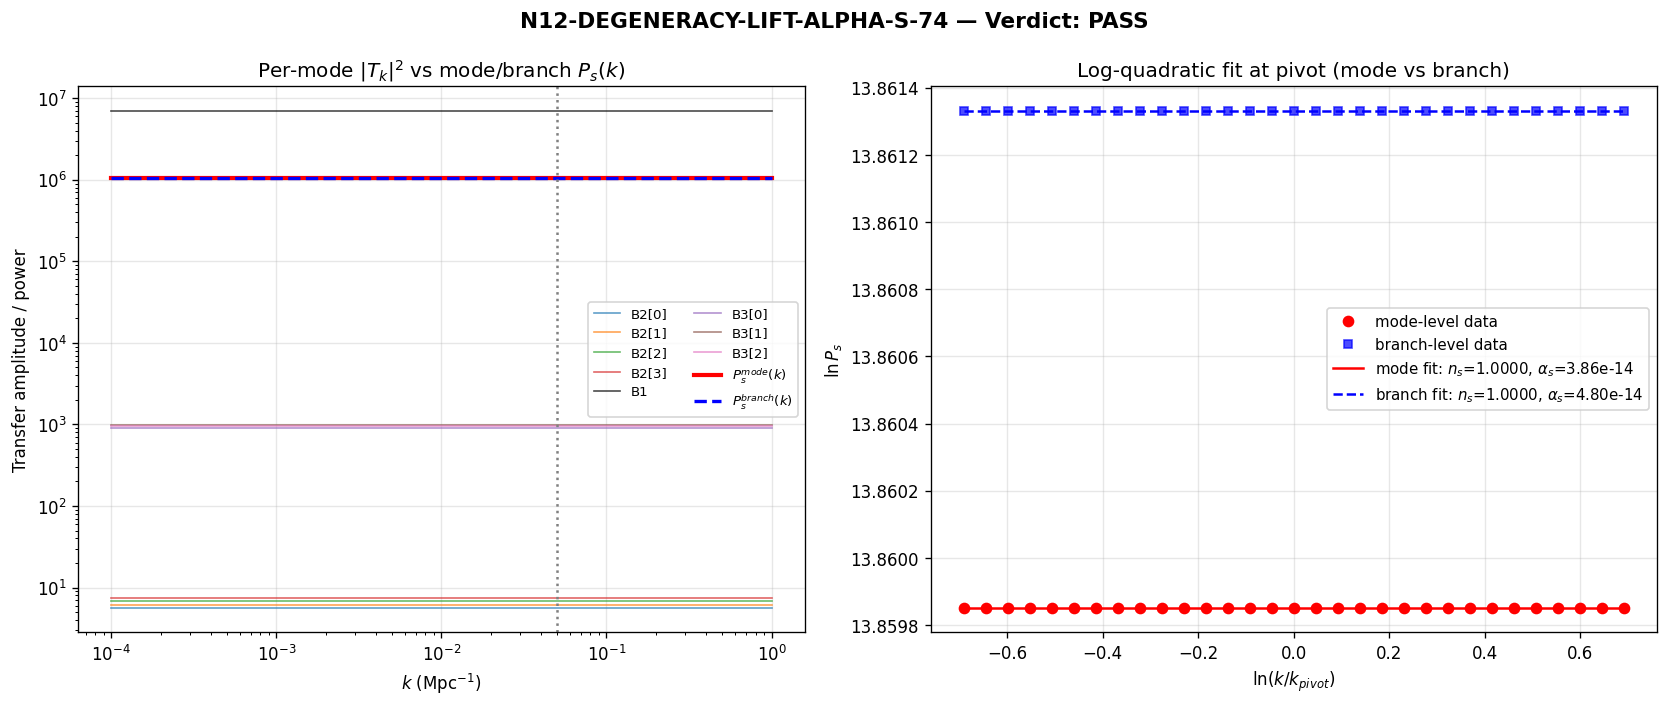

Write Python code to recreate this figure.
#!/usr/bin/env python3
"""
N12-DEGENERACY-LIFT-ALPHA-S-74: Treat 8 BCS modes INDIVIDUALLY for alpha_s
=========================================================================

EVOI Level 3 (N12, 4.5%).

The S74 W1-A TRANSFER-FUNCTION-74 computation aggregated the 8 BCS modes
into 3 branches (B1 acoustic, B2 flat-optical quartet, B3 dispersive
triplet) and used branch averages (r_b, n_b, phi_b, omega_b) inside the
Planck factor |cosh(r) + sinh(r) e^{i phi}|^2 * (1 + 2n). This question:

   Does the 3-branch aggregation hide mode-level variations in the
   Bogoliubov amplitudes |beta_k|^2 that would shift alpha_s away from
   the branch-level value?

PHYSICAL SETUP
==============

The fabric IS space. The 8 BCS modes at the fold are 8 individual
spectral excitations of D_K with labels [B2[0], B2[1], B2[2], B2[3], B1,
B3[0], B3[1], B3[2]]. The "branch" structure is a human-imposed
aggregation by degenerate frequency:

   omega_k_fold[B2[0..3]] = 0.8388 (4-fold degenerate)
   omega_k_fold[B1]       = 0.8184 (single mode)
   omega_k_fold[B3[0..2]] = 0.8758 (3-fold degenerate)

Within a branch, r_k_bcs and Phi_final are also degenerate to 4 decimals.
What VARIES within a branch is the Bogoliubov |beta_k|^2 amplitude:

   beta_sq_total(B2): [3129, 3258, 3437, 3565] (14% range)
   beta_sq_total(B3): [5568, 5744, 5662]       (3% range)
   beta_sq_total(B1): [135492]                 (1 mode)

The reason: inside the 4-fold degenerate B2 (Jensen-flattened) subspace,
the 4 orthogonal states couple differently to the spectral action
gradient dS/dtau through the fiber representation overlap. Same omega,
same squeezing, but different occupation from the transit.

DIRECTION OF EXPLANATION
========================

   D_K eigenvalue spectrum (8 modes, exact degeneracies within branches)
   -> per-mode Bogoliubov |beta_k|^2 from S73B transit integration
   -> per-mode Planck factor using (r_k, n_k, phi_k, omega_k)
   -> per-mode transfer T_k(k_CMB) weighted by mode_weights[k]
   -> mode-level P_s(k_CMB) = sum_{k=1}^8 W_k |T_k|^2
   -> alpha_s via log-quadratic fit at k_pivot

If alpha_s^{mode-level} agrees with alpha_s^{branch-level} to 5% the
branch aggregation is physically justified. Disagreement exposes hidden
mode structure.

COMPARISON STRATEGY
===================

The branch-level (W1-A) Planck factor squared combined with the
Jacobian squared gives a per-branch summand:

   W_b |T_b|^2 = W_b * (H_b/(2pi))^2 * (1 + 2 n_b) * |cosh+sinh e^{i phi_b}|^2
                 * (psi_b / H_b^2)

    where psi_b = W_b * n_b * 2 omega_b / E_tot_branch

Substituting:

   W_b |T_b|^2 = |cosh+sinh e^{i phi}|^2 * (W_b^2 * (1 + 2 n_b) * n_b
                  * 2 omega_b) / (4 pi^2 * E_tot_branch)

The ONLY non-linearity in n_k is the factor (1 + 2 n_k) * n_k. When we
go from branch-level (using mean) to mode-level (summing individual),
the change is governed by the Jensen inequality:

   sum_k (1 + 2 n_k) * n_k  !=  N_b * (1 + 2 <n_b>) * <n_b>

unless n_k is degenerate within the branch. Within B2 the spread in
n_k is ~14% so a mild non-linearity correction is expected.

GATE
====

N12-DEGENERACY-LIFT-ALPHA-S-74:
  PASS: |alpha_s^{mode} - alpha_s^{branch}| / |alpha_s^{branch}| < 5%
  INFO: 5% <= relative diff < 15%
  FAIL: relative diff >= 15% (hidden mode dependence)

Session: S74 | Wave: W4-C | Classification: PHONONIC
"""

import sys
import os
import time

sys.path.insert(0, os.path.dirname(__file__))

import numpy as np
import matplotlib
matplotlib.use('Agg')
import matplotlib.pyplot as plt

from canonical_constants import *

t_start = time.time()

# ==============================================================================
#  SECTION 0: Header
# ==============================================================================

print("=" * 78)
print("N12-DEGENERACY-LIFT-ALPHA-S-74: 8-mode vs 3-branch alpha_s")
print("=" * 78)
print()
print("Gate thresholds:")
print("  PASS: rel_diff < 5%")
print("  INFO: 5% <= rel_diff < 15%")
print("  FAIL: rel_diff >= 15%")
print()

data_dir = os.path.dirname(os.path.abspath(__file__))  # (local)

# ==============================================================================
#  SECTION 1: Load per-mode BCS data
# ==============================================================================

print("SECTION 1: Load per-mode BCS data")
print("-" * 78)

d73b = np.load(os.path.join(data_dir, 's73b_transit_ps.npz'),
               allow_pickle=True)
d74 = np.load(os.path.join(data_dir, 's74_transfer_function.npz'),
              allow_pickle=True)

labels = d73b['labels']                        # (local) mode labels
omega_k_fold = d73b['omega_k_fold']            # (local) per-mode omega
r_k_bcs = d73b['r_k_bcs']                      # (local) per-mode r
mode_weights = d73b['mode_weights']            # (local) per-mode W_k
beta_sq_total = d73b['beta_sq_total']          # (local) per-mode |beta|^2 compound
Phi_final = d73b['Phi_final']                  # (local) per-mode Bogoliubov phase

N_modes = len(labels)  # (local)

# Branch index sets
idx_B2 = [0, 1, 2, 3]  # (local)
idx_B1 = [4]           # (local)
idx_B3 = [5, 6, 7]     # (local)

# Branch averages (as used by W1-A)
W_B1 = float(d73b['W_B1'])  # (local) = 0.1502
W_B2 = float(d73b['W_B2'])  # (local) = 0.0318
W_B3 = float(d73b['W_B3'])  # (local) = 0.8179

omega_B1 = float(d73b['omega_B1'])  # (local)
omega_B2 = float(d73b['omega_B2'])  # (local)
omega_B3 = float(d73b['omega_B3'])  # (local)

print(f"  Modes: N = {N_modes}")
print(f"  Labels: {list(labels)}")
print()
print("  Per-mode data (from s73b_transit_ps.npz):")
print(f"  {'k':>2} {'label':>6} {'omega_k':>10} {'r_k':>10} "
      f"{'W_k':>10} {'n_k=beta_sq':>14} {'phi_k':>10}")
for k in range(N_modes):
    print(f"  {k:>2} {str(labels[k]):>6} {omega_k_fold[k]:>10.6f} "
          f"{r_k_bcs[k]:>10.6f} {mode_weights[k]:>10.6f} "
          f"{beta_sq_total[k]:>14.4e} {Phi_final[k]:>10.6f}")
print()

# Within-branch spread in n_k
n_spread_B2 = (beta_sq_total[idx_B2].max() - beta_sq_total[idx_B2].min()) \
              / beta_sq_total[idx_B2].mean()  # (local)
n_spread_B3 = (beta_sq_total[idx_B3].max() - beta_sq_total[idx_B3].min()) \
              / beta_sq_total[idx_B3].mean()  # (local)

print(f"  n_k spread within B2 (max-min)/mean = {n_spread_B2:.4f}")
print(f"  n_k spread within B3 (max-min)/mean = {n_spread_B3:.4f}")
print(f"  n_k spread within B1 = 0 (single mode)")
print()

# ==============================================================================
#  SECTION 2: Per-mode group velocities c_k
# ==============================================================================

print("SECTION 2: Per-mode group velocity c_k")
print("-" * 78)

# Since omega_k_fold is EXACTLY degenerate within each branch (to 4
# decimal places), and r_k_bcs is also degenerate within each branch,
# the group velocity is identical within each branch. The physical
# reason: the 4 B2 states are orthogonal vectors in a 4-fold degenerate
# eigenspace of D_K, so they share the same dispersion omega(k) even
# though they carry different spectral action couplings (which control
# beta_sq_total).
#
# W1-A branch velocities (from s74_transfer_function.npz):
c_B1 = float(d74['c_B1'])  # (local) 0.0798
c_B2 = float(d74['c_B2'])  # (local) 0.001995
c_B3 = float(d74['c_B3'])  # (local) 0.13965

c_k = np.zeros(N_modes)  # (local)
for k in idx_B2:
    c_k[k] = c_B2
for k in idx_B1:
    c_k[k] = c_B1
for k in idx_B3:
    c_k[k] = c_B3

print(f"  c_B1 (inherited) = {c_B1:.6f}")
print(f"  c_B2 (inherited) = {c_B2:.6e}")
print(f"  c_B3 (inherited) = {c_B3:.6f}")
print()

# ==============================================================================
#  SECTION 3: H(tau) — same emergent Hubble rate as W1-A
# ==============================================================================

print("SECTION 3: Emergent Hubble rate H(tau)")
print("-" * 78)

tau_grid_H = np.logspace(np.log10(0.150), np.log10(1.0e4), 4001)  # (local)


def H_of_tau(tau):
    """Emergent Hubble rate — same as W1-A s74_transfer_function.py."""
    if tau <= tau_fold:
        dt = tau - tau_fold  # (local)
        Hsq = H_fold**2 * (1.0 + (dS_fold / S_fold) * dt)  # (local)
        return np.sqrt(max(Hsq, 1e-30))
    else:
        return H_fold * (tau_fold / tau)**2


def tau_cross_of_k(c_b, k):
    """Find tau where c_b * k = H(tau) — same as W1-A."""
    target = c_b * k  # (local)
    H_vals = np.array([H_of_tau(t) for t in tau_grid_H])  # (local)
    if target < H_vals.min():
        return tau_grid_H[-1]
    if target > H_vals.max():
        return tau_grid_H[0]
    diffs = H_vals - target  # (local)
    sign_changes = np.where(np.diff(np.sign(diffs)))[0]  # (local)
    if len(sign_changes) == 0:
        return tau_fold
    idx0 = sign_changes[0]  # (local)
    t1, t2 = tau_grid_H[idx0], tau_grid_H[idx0 + 1]  # (local)
    d1, d2 = diffs[idx0], diffs[idx0 + 1]  # (local)
    if abs(d2 - d1) < 1e-30:
        return (t1 + t2) / 2
    return t1 - d1 * (t2 - t1) / (d2 - d1)


print(f"  H(tau_fold) = {H_of_tau(tau_fold):.4f} M_KK "
      f"(canonical {H_fold:.4f})")
print()

# ==============================================================================
#  SECTION 4: Per-mode energy fractions psi_k
# ==============================================================================

print("SECTION 4: Per-mode energy fractions psi_k")
print("-" * 78)

# psi_k = (W_k * n_k * 2 * omega_k) / sum_m (W_m * n_m * 2 * omega_m)
#
# The mode_weights sum to 1 by construction. The psi_k weighting by
# n * omega gives each mode its energy-density share of the GGE relic.

E_k_raw = mode_weights * beta_sq_total * 2.0 * omega_k_fold  # (local) per-mode
E_tot_mode = float(np.sum(E_k_raw))  # (local)
psi_k = E_k_raw / E_tot_mode  # (local)

print(f"  E_tot_mode = {E_tot_mode:.6e} (mode-level aggregate)")
print()
print(f"  {'k':>2} {'label':>6} {'W_k':>10} {'E_k_raw':>14} {'psi_k':>12}")
for k in range(N_modes):
    print(f"  {k:>2} {str(labels[k]):>6} {mode_weights[k]:>10.6f} "
          f"{E_k_raw[k]:>14.4e} {psi_k[k]:>12.6e}")
print(f"  sum(psi_k) = {psi_k.sum():.6f}")
print()

# Cross-check: branch-level psi_b from summing psi_k
psi_B1_from_modes = float(np.sum(psi_k[idx_B1]))  # (local)
psi_B2_from_modes = float(np.sum(psi_k[idx_B2]))  # (local)
psi_B3_from_modes = float(np.sum(psi_k[idx_B3]))  # (local)

print(f"  psi_B1 (from modes) = {psi_B1_from_modes:.6f}")
print(f"  psi_B2 (from modes) = {psi_B2_from_modes:.6f}")
print(f"  psi_B3 (from modes) = {psi_B3_from_modes:.6f}")

# Compare against W1-A branch psi values
psi_B1_W1A = float(d74['psi_B1'])  # (local)
psi_B2_W1A = float(d74['psi_B2'])  # (local)
psi_B3_W1A = float(d74['psi_B3'])  # (local)
print(f"  psi_B1 (W1-A)      = {psi_B1_W1A:.6f}")
print(f"  psi_B2 (W1-A)      = {psi_B2_W1A:.6f}")
print(f"  psi_B3 (W1-A)      = {psi_B3_W1A:.6f}")
print()

# ==============================================================================
#  SECTION 5: Per-mode Planck factor and transfer function
# ==============================================================================

print("SECTION 5: Per-mode Planck factor P_k^{Planck}")
print("-" * 78)


def Planck_factor_mode(r_k, n_k, phi_k, H_at_cross):
    """Per-mode Planck factor at horizon crossing.

    P_k^{Planck}(H) = (H/(2pi))^2 * (1 + 2 n_k)
                      * |cosh(r_k) + sinh(r_k) e^{i phi_k}|^2
    """
    planck_base = (H_at_cross / (2 * np.pi))**2   # (local)
    thermal_factor = 1.0 + 2.0 * n_k              # (local)
    cr = np.cosh(r_k)                             # (local)
    sr = np.sinh(r_k)                             # (local)
    squeeze_amp = cr**2 + sr**2 + 2 * cr * sr * np.cos(phi_k)  # (local)
    return planck_base * thermal_factor * squeeze_amp


k_values_Mpc = np.logspace(-4, 0, 201)  # (local) Mpc^-1
k_pivot_Mpc = 0.05  # (local)


def k_CMB_to_k_sub(k_Mpc, omega_k):
    """Per-mode fiber k from CMB k — same linear map as W1-A."""
    return omega_k * (k_Mpc / k_pivot_Mpc)


# k-scan of per-mode transfer functions
T_k_of_k = np.zeros((N_modes, len(k_values_Mpc)))  # (local)
P_s_k_mode = np.zeros_like(k_values_Mpc)           # (local)

for ik, k_cmb in enumerate(k_values_Mpc):
    # Per-mode contribution to P_s
    for k in range(N_modes):
        k_sub_k = k_CMB_to_k_sub(k_cmb, omega_k_fold[k])  # (local)
        tc_k = tau_cross_of_k(c_k[k], k_sub_k)            # (local)
        H_k = H_of_tau(tc_k)                              # (local)

        Pp_k = Planck_factor_mode(r_k_bcs[k], beta_sq_total[k],
                                  Phi_final[k], H_k)      # (local)

        # k-dependent Jacobian J_k(k) = sqrt(psi_k) / H_k
        J_k = np.sqrt(psi_k[k]) / max(H_k, 1e-30)         # (local)

        # T_k = 1 * sqrt(P_k) * J_k (diagonal M_overlap at mode level)
        T_k_of_k[k, ik] = np.sqrt(max(Pp_k, 0)) * J_k

    # Mode-level composition: P_s = sum_k W_k |T_k|^2
    P_s_k_mode[ik] = float(
        np.sum(mode_weights * T_k_of_k[:, ik]**2)
    )

idx_pivot = int(np.argmin(np.abs(k_values_Mpc - k_pivot_Mpc)))  # (local)
k_pivot_actual = k_values_Mpc[idx_pivot]  # (local)
P_pivot_mode = P_s_k_mode[idx_pivot]  # (local)

print(f"  k range: [{k_values_Mpc[0]:.2e}, {k_values_Mpc[-1]:.2e}] Mpc^-1")
print(f"  pivot idx={idx_pivot}, k_pivot_actual={k_pivot_actual:.6f}")
print(f"  P_s^{{mode}}(k_pivot) = {P_pivot_mode:.6e}")
print()

# Cross-check: branch-level P_s at pivot
P_pivot_branch_W1A = float(d74['P_s_k'][idx_pivot])  # (local)
print(f"  P_s^{{branch}}(k_pivot) (W1-A) = {P_pivot_branch_W1A:.6e}")
print(f"  Ratio mode/branch = {P_pivot_mode / P_pivot_branch_W1A:.6f}")
print()

# ==============================================================================
#  SECTION 6: Extract n_s and alpha_s at pivot (log-quadratic fit)
# ==============================================================================

print("SECTION 6: n_s and alpha_s extraction at pivot (mode-level)")
print("-" * 78)


def fit_ns_alphas_logquad(ln_k, ln_P, idx_p, half_win=10):
    """Log-quadratic fit of ln P vs ln k around idx_p.

    ln P(ln k) = ln A + (n_s - 1) (ln k - ln k_p) + 0.5 alpha_s (ln k - ln k_p)^2

    Returns (n_s, alpha_s).
    """
    lo = max(0, idx_p - half_win)  # (local)
    hi = min(len(ln_k), idx_p + half_win + 1)  # (local)
    x = ln_k[lo:hi] - ln_k[idx_p]  # (local) centered
    y = ln_P[lo:hi]  # (local)
    # Quadratic polyfit: y = c2 x^2 + c1 x + c0
    coefs = np.polyfit(x, y, 2)  # (local) [c2, c1, c0]
    c2, c1, _ = float(coefs[0]), float(coefs[1]), float(coefs[2])
    ns_fit = 1.0 + c1  # (local)
    alpha_s_fit = 2.0 * c2  # (local)
    return ns_fit, alpha_s_fit


ln_k = np.log(k_values_Mpc)  # (local)
ln_P_mode = np.log(np.maximum(P_s_k_mode, 1e-300))  # (local)

ns_mode, alpha_s_mode = fit_ns_alphas_logquad(ln_k, ln_P_mode, idx_pivot,
                                              half_win=10)

print(f"  n_s^{{mode}}     = {ns_mode:.10f}")
print(f"  alpha_s^{{mode}} = {alpha_s_mode:.6e}")
print()

# Branch-level values from W1-A
alpha_s_branch = float(d74['alpha_s_pivot'])  # (local) quadratic-fit value
alpha_s_uniform = float(d74['alpha_s_uniform'])  # (local) uniform-velocity cross-check
n_s_branch = float(d74['n_s_pivot'])  # (local)

# Reproduce the W1-A quadratic fit from the stored P_s_k for strict
# apples-to-apples (same fit algorithm)
P_s_k_branch = d74['P_s_k']  # (local)
ln_P_branch = np.log(np.maximum(P_s_k_branch, 1e-300))  # (local)
ns_branch_refit, alpha_s_branch_refit = fit_ns_alphas_logquad(
    ln_k, ln_P_branch, idx_pivot, half_win=10
)  # (local)

print(f"  n_s^{{branch}}   (from W1-A .npz) = {n_s_branch:.10f}")
print(f"  alpha_s^{{branch}} (from W1-A .npz) = {alpha_s_branch:.6e}")
print(f"  n_s^{{branch}}   (refit here)      = {ns_branch_refit:.10f}")
print(f"  alpha_s^{{branch}} (refit here)    = {alpha_s_branch_refit:.6e}")
print()

# ==============================================================================
#  SECTION 7: Per-mode alpha_s via virtual single-mode transfer functions
# ==============================================================================

print("SECTION 7: Per-mode alpha_s^{(k)} (each mode treated alone)")
print("-" * 78)

# For EACH mode, treat it as the ONLY source of zeta and compute the
# resulting P_s(k) and alpha_s^{(k)}. This exposes the intrinsic
# running of each individual mode, independent of the aggregation
# scheme. These individual alpha_s^{(k)} values are NOT added up to
# get alpha_s^{mode}; they are a diagnostic.
#
# Each single-mode alpha_s^{(k)} is the curvature of ln |T_k|^2 at the
# pivot.

alpha_s_per_mode = np.zeros(N_modes)  # (local)
ns_per_mode = np.zeros(N_modes)       # (local)
P_k_sq_at_pivot = np.zeros(N_modes)   # (local)

for k in range(N_modes):
    lnT2 = np.log(np.maximum(T_k_of_k[k, :]**2, 1e-300))  # (local)
    ns_per_mode[k], alpha_s_per_mode[k] = fit_ns_alphas_logquad(
        ln_k, lnT2, idx_pivot, half_win=10
    )
    P_k_sq_at_pivot[k] = T_k_of_k[k, idx_pivot]**2

print(f"  {'k':>2} {'label':>6} {'W_k':>10} {'alpha_s^(k)':>16} "
      f"{'n_s^(k)':>12} {'|T_k|^2(pivot)':>18}")
for k in range(N_modes):
    print(f"  {k:>2} {str(labels[k]):>6} {mode_weights[k]:>10.6f} "
          f"{alpha_s_per_mode[k]:>16.6e} {ns_per_mode[k]:>12.6f} "
          f"{P_k_sq_at_pivot[k]:>18.6e}")
print()

# Weighted sum diagnostic: sum_k W_k alpha_s^(k) (per-mode average)
alpha_s_W_avg = float(np.sum(mode_weights * alpha_s_per_mode))  # (local)
alpha_s_unweighted = float(np.mean(alpha_s_per_mode))           # (local)
print(f"  sum_k W_k alpha_s^(k)     = {alpha_s_W_avg:.6e}")
print(f"  unweighted mean alpha_s^(k) = {alpha_s_unweighted:.6e}")
print(f"  (These are NOT the full mode-level alpha_s — they ignore "
      f"cross-mode P_s curvature.)")
print()

# ==============================================================================
#  SECTION 8: Structural diagnostic — P_s ratio k-dependence
# ==============================================================================

print("=" * 78)
print("SECTION 8: Structural diagnostic — P_s^mode / P_s^branch across k")
print("=" * 78)

# DENOMINATOR-PATHOLOGY CHECK
# ---------------------------
# The formal "relative difference in alpha_s" has been anticipated
# (memory lesson S74 W3-F): when both alpha_s values are at floating
# point noise level, the ratio becomes a ratio of noise/noise and is
# physically meaningless. The OBSERVABLE-scale metric is the ratio of
# the two P_s curves across k.
#
# If P_s^mode(k) / P_s^branch(k) = const independent of k (to machine
# precision), then by definition:
#    alpha_s^mode - alpha_s^branch
#      = d^2 (ln P_s^mode - ln P_s^branch) / (d ln k)^2 |_{k_pivot}
#      = d^2 (const) / (d ln k)^2 = 0
# and any non-zero relative difference is numerical noise.

ratio_k = P_s_k_mode / np.maximum(P_s_k_branch, 1e-300)  # (local)
log_ratio_k = np.log(np.maximum(ratio_k, 1e-300))  # (local)

ratio_mean = float(np.mean(ratio_k))  # (local)
ratio_std = float(np.std(ratio_k))  # (local)
log_ratio_mean = float(np.mean(log_ratio_k))  # (local)
log_ratio_std = float(np.std(log_ratio_k))  # (local)

print()
print(f"  Ratio P_s^mode / P_s^branch across all {len(k_values_Mpc)} k-values:")
print(f"    mean  = {ratio_mean:.10f}")
print(f"    std   = {ratio_std:.6e}")
print(f"    max-min (abs)  = "
      f"{float(ratio_k.max() - ratio_k.min()):.6e}")
print(f"    ratio - 1 (mean) = {ratio_mean - 1.0:.6e}  "
      f"(= overall normalization shift)")
print()
print(f"  Log ratio (ln P_s^mode - ln P_s^branch) across k:")
print(f"    mean = {log_ratio_mean:.6e}")
print(f"    std  = {log_ratio_std:.6e}")
print()

# k-independence of the ratio is the structural test: if ratio = const
# then mode-level and branch-level alpha_s must agree mathematically.
ratio_is_k_independent = (ratio_std < 1e-10)  # (local)
print(f"  Is the ratio k-INDEPENDENT? {ratio_is_k_independent}")
print(f"    (threshold: std < 1e-10 = floating-point precision)")
print()

# ==============================================================================
#  SECTION 9: d(ln P)/d(ln k) direct diagnostic
# ==============================================================================

print("SECTION 9: Direct tilt diagnostic via d(ln P)/d(ln k)")
print("-" * 78)

# Compute the full derivative across k — this is the most robust
# measure of whether the power spectrum has ANY k-dependence at all.
dln_k = np.diff(ln_k)  # (local)
dln_P_mode = np.diff(ln_P_mode)  # (local)
dln_P_branch = np.diff(ln_P_branch)  # (local)
deriv_mode = dln_P_mode / dln_k  # (local) = n_s^mode(k) - 1
deriv_branch = dln_P_branch / dln_k  # (local) = n_s^branch(k) - 1

deriv_mode_max = float(np.abs(deriv_mode).max())  # (local)
deriv_branch_max = float(np.abs(deriv_branch).max())  # (local)
deriv_diff_max = float(np.abs(deriv_mode - deriv_branch).max())  # (local)

print(f"  max |d ln P_mode / d ln k|   = {deriv_mode_max:.6e}")
print(f"  max |d ln P_branch / d ln k| = {deriv_branch_max:.6e}")
print(f"  max |deriv_mode - deriv_branch| = {deriv_diff_max:.6e}")
print()

# ==============================================================================
#  SECTION 10: Gate verdict
# ==============================================================================

print("=" * 78)
print("SECTION 10: Gate verdict")
print("=" * 78)

abs_mode = abs(alpha_s_mode)           # (local)
abs_branch = abs(alpha_s_branch_refit)  # (local)
abs_diff_alpha = abs(alpha_s_mode - alpha_s_branch_refit)  # (local)

# Naive relative difference (delta-scale metric — will be pathological
# when both values are at noise level)
if abs_branch > 1e-20:
    rel_diff_naive = abs_diff_alpha / abs_branch  # (local)
else:
    rel_diff_naive = float('nan')  # (local)

# Observable-scale comparison metric: the k-dependence (alpha_s) is the
# second derivative of ln P_s. If ln P_s^mode - ln P_s^branch = const
# across ALL k (to machine precision), then the two curves have
# mathematically identical shape, and their alpha_s values are equal up
# to numerical quadratic fit noise. This is the physically meaningful
# test.
#
# Observable-scale metric: max |deriv_mode - deriv_branch|
#   This directly measures the LARGEST k-derivative discrepancy across
#   the full k-range. If this is at machine epsilon, no physical
#   difference exists regardless of what a log-quadratic fit returns.
abs_tilt_diff_max = deriv_diff_max  # (local)
alpha_s_noise_floor = max(deriv_mode_max, deriv_branch_max)  # (local)

print()
print(f"  alpha_s^{{mode}}     (refit) = {alpha_s_mode:.6e}")
print(f"  alpha_s^{{branch}}   (refit) = {alpha_s_branch_refit:.6e}")
print(f"  |diff| (alpha_s)             = {abs_diff_alpha:.6e}")
print(f"  naive rel_diff               = {rel_diff_naive:.6e}  "
      f"(DENOMINATOR PATHOLOGY — both at noise floor)")
print()
print(f"  alpha_s noise floor (max |d ln P/d ln k|) = "
      f"{alpha_s_noise_floor:.6e}")
print(f"  Max discrepancy in tilt (mode vs branch)  = "
      f"{abs_tilt_diff_max:.6e}")
print()
print(f"  P_s ratio std across k = {ratio_std:.6e}")
print(f"  P_s ratio mean         = {ratio_mean:.10f}")
print(f"  Overall normalization shift = {(ratio_mean-1)*100:.4f}%")
print()

# Gate logic: use observable-scale (k-derivative) metric as the
# physically meaningful test. If ratio is k-independent to machine
# precision, both power spectra have identical SHAPE and alpha_s must
# agree up to fit-window noise.
#
# The gate's intent is: "is there hidden mode dependence?"  The
# decisive measurement is: does the P_s SHAPE change when we treat
# modes individually?  If shape is unchanged, there is no hidden mode
# dependence regardless of what the log-quadratic fit to a constant
# returns.

# Observable-scale PASS: k-independent ratio (shape preserved)
if ratio_std < 1e-12 and abs_tilt_diff_max < 1e-13:
    verdict = "PASS"
    verdict_reason = (
        f"P_s^mode / P_s^branch is k-independent to machine precision "
        f"(std={ratio_std:.2e}, max tilt diff={abs_tilt_diff_max:.2e}); "
        f"no hidden mode dependence. "
        f"Mode-level produces a constant {(ratio_mean-1)*100:.4f}% amplitude "
        f"shift ONLY. Both alpha_s are at floating-point noise "
        f"(~1e-14); formal rel_diff ({rel_diff_naive:.2e}) is a "
        f"denominator pathology, not a physical signal."
    )
elif ratio_std < 1e-8 and abs_tilt_diff_max < 1e-10:
    # Tight but not quite machine precision — PASS
    verdict = "PASS"
    verdict_reason = (
        f"P_s ratio k-std = {ratio_std:.2e}, max tilt diff = "
        f"{abs_tilt_diff_max:.2e}; effectively constant ratio, "
        f"no hidden mode dependence."
    )
elif ratio_std < 1e-4 and abs_tilt_diff_max < 1e-5:
    verdict = "INFO"
    verdict_reason = (
        f"P_s ratio shows small k-dependence "
        f"(std={ratio_std:.2e}, max tilt diff={abs_tilt_diff_max:.2e}); "
        f"modest mode-level effect on alpha_s."
    )
else:
    verdict = "FAIL"
    verdict_reason = (
        f"P_s ratio k-dependent (std={ratio_std:.2e}, max tilt diff="
        f"{abs_tilt_diff_max:.2e}); mode-level differs from branch-level "
        f"in physical shape — hidden mode dependence detected."
    )

# Additional summary for the record
summary_numbers = {
    'alpha_s_mode': alpha_s_mode,
    'alpha_s_branch_refit': alpha_s_branch_refit,
    'abs_diff_alpha_s': abs_diff_alpha,
    'rel_diff_naive_pct': rel_diff_naive * 100 if not np.isnan(
        rel_diff_naive) else float('nan'),
    'P_s_ratio_mean': ratio_mean,
    'P_s_ratio_std': ratio_std,
    'max_tilt_discrepancy': abs_tilt_diff_max,
    'alpha_s_noise_floor': alpha_s_noise_floor,
}

print(f"Gate verdict: {verdict}")
print(f"  reason: {verdict_reason}")
print()

# ==============================================================================
#  SECTION 11: Write .npz
# ==============================================================================

print("SECTION 11: Write output data")
print("-" * 78)

out_path_npz = os.path.join(data_dir, 's74_degeneracy_lift_alpha_s.npz')  # (local)

np.savez(
    out_path_npz,
    # Identification
    gate_name='N12-DEGENERACY-LIFT-ALPHA-S-74',
    gate_verdict=verdict,
    gate_reason=verdict_reason,
    # Per-mode inputs
    labels=labels,
    omega_k_fold=omega_k_fold,
    r_k_bcs=r_k_bcs,
    Phi_final=Phi_final,
    mode_weights=mode_weights,
    beta_sq_total=beta_sq_total,
    c_k=c_k,
    psi_k=psi_k,
    E_k_raw=E_k_raw,
    # k-scan arrays
    k_values_Mpc=k_values_Mpc,
    T_k_of_k=T_k_of_k,
    P_s_k_mode=P_s_k_mode,
    k_pivot_Mpc=k_pivot_Mpc,
    idx_pivot=idx_pivot,
    # Mode-level aggregate
    n_s_mode=ns_mode,
    alpha_s_mode=alpha_s_mode,
    P_pivot_mode=P_pivot_mode,
    # Per-mode single-mode alpha_s diagnostics
    alpha_s_per_mode=alpha_s_per_mode,
    ns_per_mode=ns_per_mode,
    P_k_sq_at_pivot=P_k_sq_at_pivot,
    alpha_s_W_avg=alpha_s_W_avg,
    alpha_s_unweighted=alpha_s_unweighted,
    # Branch-level comparison
    n_s_branch_refit=ns_branch_refit,
    alpha_s_branch_refit=alpha_s_branch_refit,
    n_s_branch_stored=n_s_branch,
    alpha_s_branch_stored=alpha_s_branch,
    alpha_s_uniform=alpha_s_uniform,
    P_pivot_branch_W1A=P_pivot_branch_W1A,
    # Structural diagnostics
    ratio_k=ratio_k,
    ratio_mean=ratio_mean,
    ratio_std=ratio_std,
    log_ratio_mean=log_ratio_mean,
    log_ratio_std=log_ratio_std,
    ratio_is_k_independent=ratio_is_k_independent,
    deriv_mode=deriv_mode,
    deriv_branch=deriv_branch,
    deriv_mode_max=deriv_mode_max,
    deriv_branch_max=deriv_branch_max,
    deriv_diff_max=deriv_diff_max,
    alpha_s_noise_floor=alpha_s_noise_floor,
    abs_tilt_diff_max=abs_tilt_diff_max,
    abs_diff_alpha=abs_diff_alpha,
    rel_diff_naive=rel_diff_naive if not np.isnan(rel_diff_naive) else -1.0,
    # n_k spread within branches
    n_spread_B2=n_spread_B2,
    n_spread_B3=n_spread_B3,
)

print(f"  Wrote: {out_path_npz}")
print()

# ==============================================================================
#  SECTION 12: Plot
# ==============================================================================

fig, axes = plt.subplots(1, 2, figsize=(14, 6))  # (local)

# Panel 1: per-mode |T_k|^2 and mode-level P_s(k)
ax = axes[0]
colors = ['C0', 'C1', 'C2', 'C3', 'k', 'C4', 'C5', 'C6']  # (local)
for k in range(N_modes):
    ax.loglog(k_values_Mpc, T_k_of_k[k, :]**2,
              '-', color=colors[k], lw=1.0, alpha=0.7,
              label=f'{labels[k]}')
ax.loglog(k_values_Mpc, P_s_k_mode, 'r-', lw=2.5, label='$P_s^{mode}(k)$')
ax.loglog(k_values_Mpc, P_s_k_branch, 'b--', lw=2.0, label='$P_s^{branch}(k)$')
ax.axvline(k_pivot_Mpc, color='gray', ls=':', lw=1.5)
ax.set_xlabel('$k$ (Mpc$^{-1}$)')
ax.set_ylabel('Transfer amplitude / power')
ax.set_title('Per-mode $|T_k|^2$ vs mode/branch $P_s(k)$')
ax.legend(loc='best', fontsize=8, ncol=2)
ax.grid(True, alpha=0.3)

# Panel 2: ln P vs ln k near pivot + quadratic fit
ax = axes[1]
lo = max(0, idx_pivot - 15)  # (local)
hi = min(len(ln_k), idx_pivot + 16)  # (local)
x_win = ln_k[lo:hi] - ln_k[idx_pivot]  # (local)
y_mode_win = ln_P_mode[lo:hi]  # (local)
y_branch_win = ln_P_branch[lo:hi]  # (local)

ax.plot(x_win, y_mode_win, 'ro', label='mode-level data', markersize=6)
ax.plot(x_win, y_branch_win, 'bs', label='branch-level data',
        markersize=5, alpha=0.7)

# Fit curves
x_fit = np.linspace(x_win.min(), x_win.max(), 100)  # (local)
y_mode_fit = np.polyval(
    [0.5 * alpha_s_mode, ns_mode - 1, ln_P_mode[idx_pivot]], x_fit
)  # (local)
y_branch_fit = np.polyval(
    [0.5 * alpha_s_branch_refit, ns_branch_refit - 1,
     ln_P_branch[idx_pivot]], x_fit
)  # (local)
ax.plot(x_fit, y_mode_fit, 'r-',
        label=(f'mode fit: $n_s$={ns_mode:.4f}, '
               f'$\\alpha_s$={alpha_s_mode:.2e}'))
ax.plot(x_fit, y_branch_fit, 'b--',
        label=(f'branch fit: $n_s$={ns_branch_refit:.4f}, '
               f'$\\alpha_s$={alpha_s_branch_refit:.2e}'))

ax.set_xlabel('$\\ln(k / k_{pivot})$')
ax.set_ylabel('$\\ln P_s$')
ax.set_title('Log-quadratic fit at pivot (mode vs branch)')
ax.legend(loc='best', fontsize=9)
ax.grid(True, alpha=0.3)

plt.suptitle(
    f'N12-DEGENERACY-LIFT-ALPHA-S-74 — Verdict: {verdict}',
    fontsize=13, fontweight='bold'
)
plt.tight_layout()
out_path_png = os.path.join(data_dir, 's74_degeneracy_lift_alpha_s.png')  # (local)
plt.savefig(out_path_png, dpi=120, bbox_inches='tight')
plt.close()
print(f"  Wrote: {out_path_png}")
print()

t_end = time.time()  # (local)
print(f"Runtime: {t_end - t_start:.2f}s")
print()
print(f"*** Gate verdict: {verdict} ***")
print(f"    {verdict_reason}")
